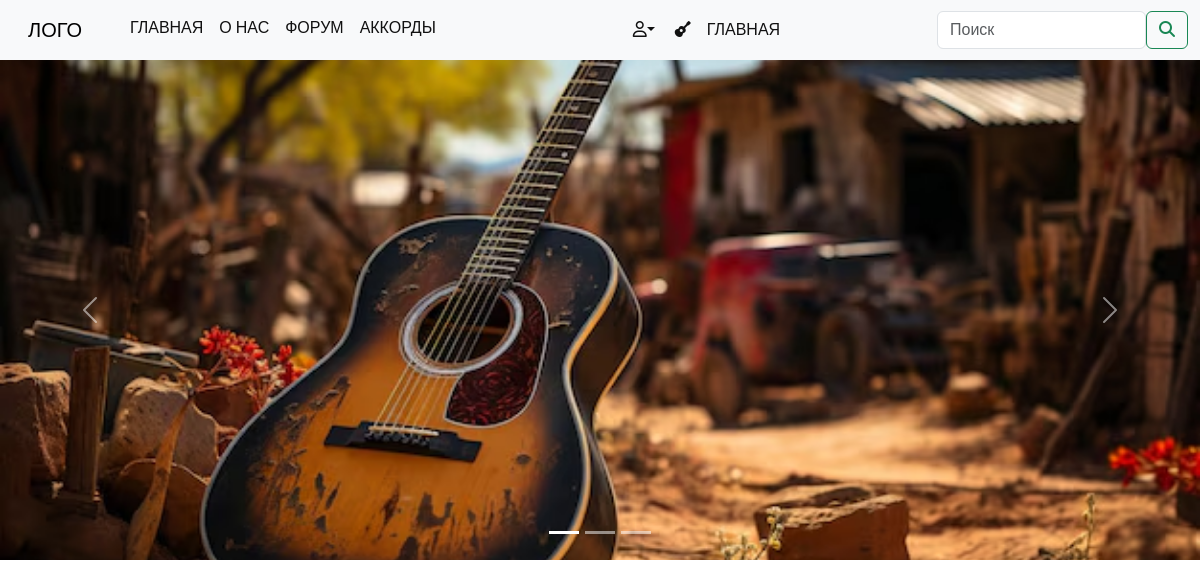
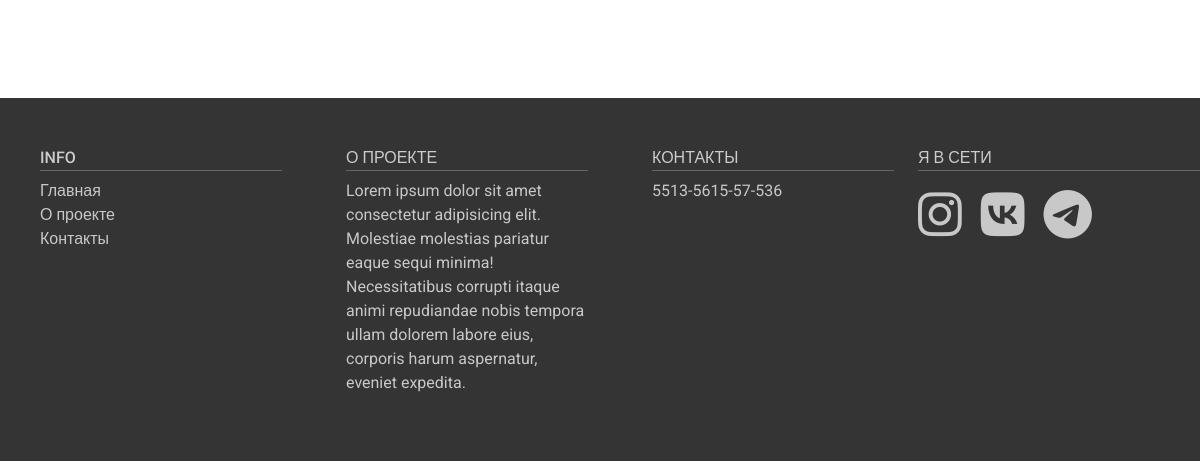
Before: / with the older database file (2 pictures, top to bottom).
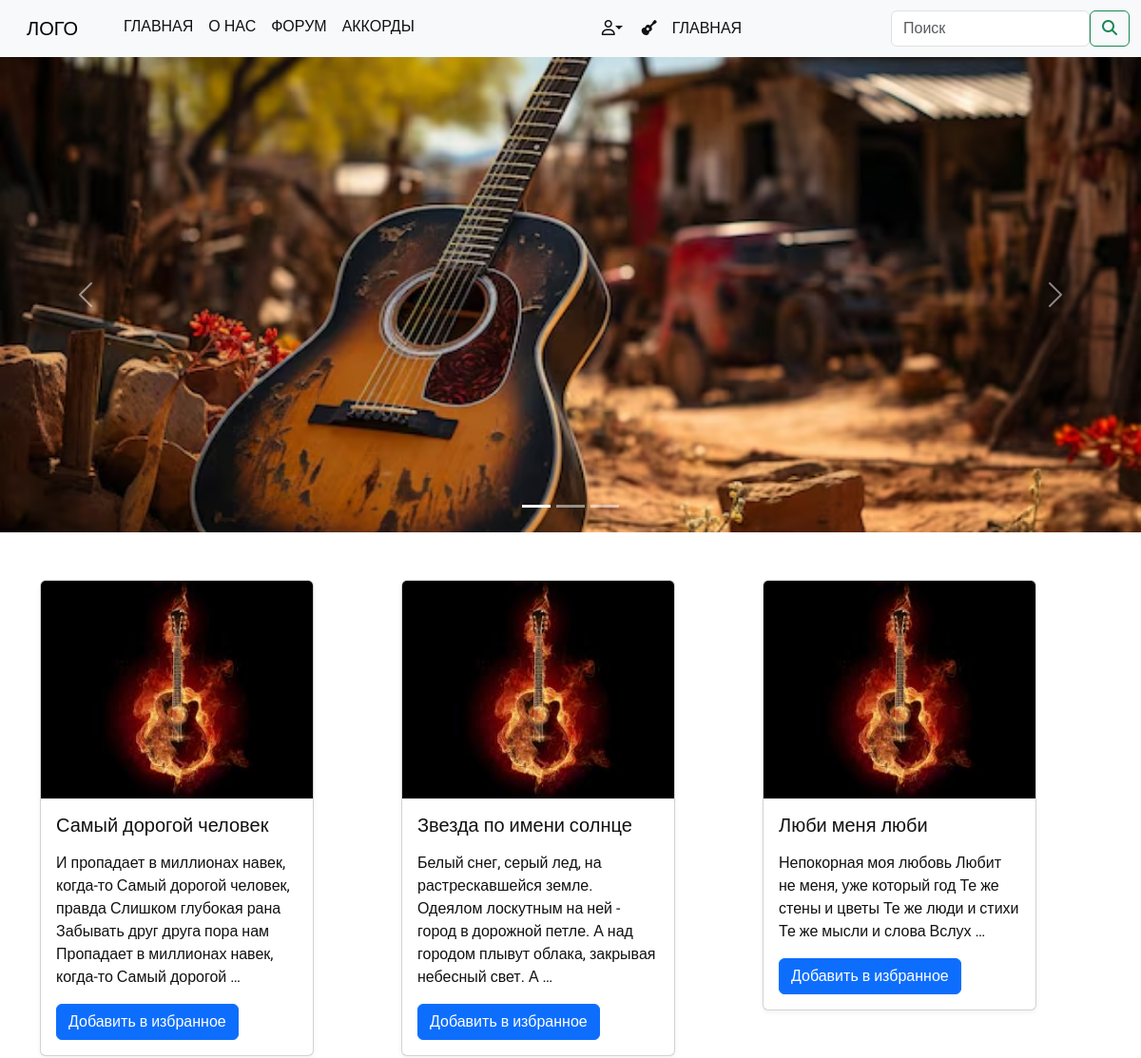
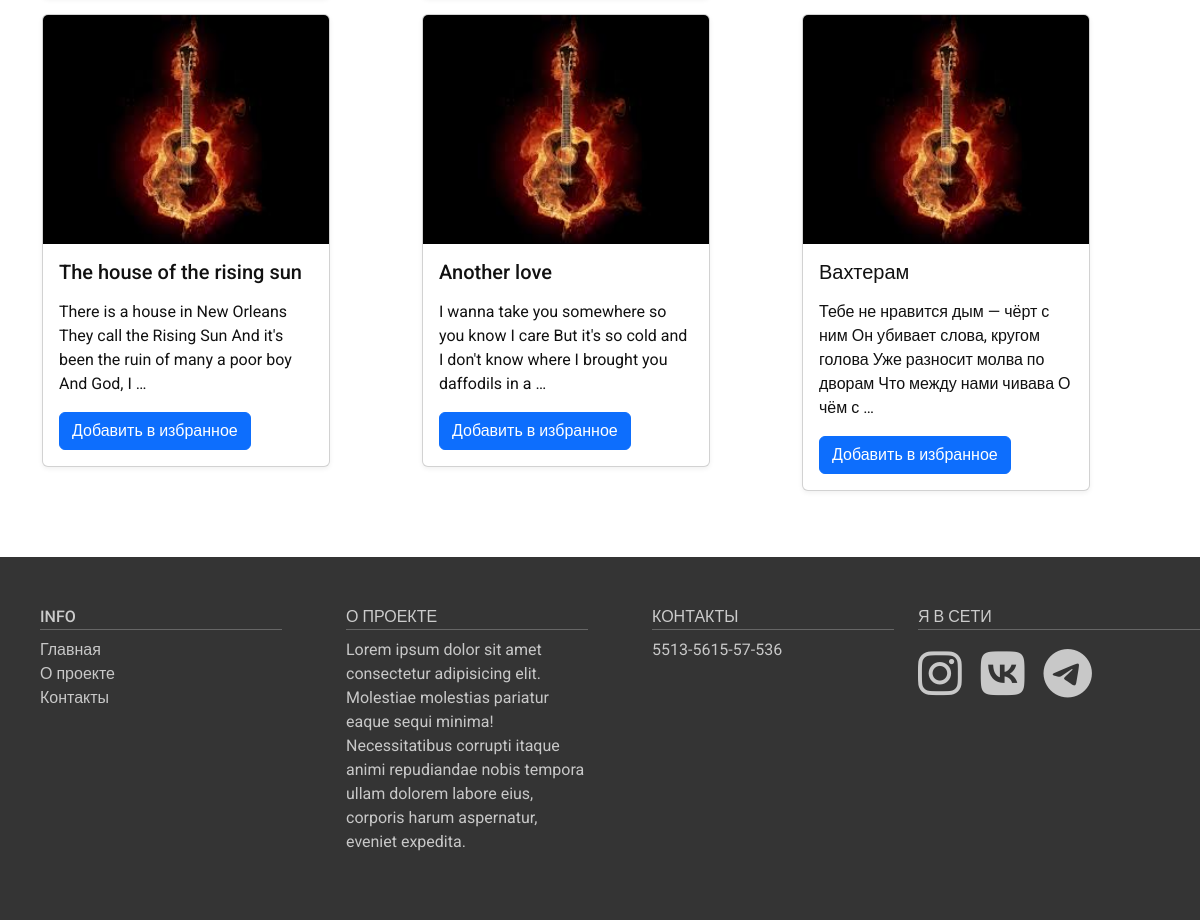
After: the same page with the newer database file (2 pictures, top to bottom).
### guitar/models.py (models this page shows, shortened)
class Sings(models.Model):
    title = models.CharField(max_length=50)
    slug = models.SlugField(max_length=255, unique=True,db_index=True)
    content = models.TextField(blank=True)
    time_create = models.DateTimeField(auto_now_add=True)
    time_update = models.DateTimeField(auto_now=True)
    is_published = models.BooleanField(default=True)
    class Meta:
        ordering = ["-time_create"]
        indexes = [
            models.Index(fields=["-time_create"]),
        ]
    def get_absolute_url(self):
        return reverse('sing', kwargs={'sing_slug':self.slug})

### guitar/views.py (the view)
# urls.py: path("", views.index, name="index"),
def index(request):
    sings = Sings.objects.filter(is_published=1)[:6]
    context={"sings": sings}
    return render(request, "guitar/index.html", context)

### guitar/templates/guitar/index.html (shortened to what this page needs)
{% extends 'base.html' %} {% load static %} {%block content%}
<div class="conteiner-fluid my-carusel">
  <div
    id="carouselExampleIndicators"
    class="carousel slide carousel-fade"
    data-bs-ride="carousel"
    data-bs-interval="5000"
  >
    <div class="carousel-indicators">
      <button
        type="button"
        data-bs-target="#carouselExampleIndicators"
        data-bs-slide-to="0"
        class="active"
        aria-current="true"
        aria-label="Slide 1"
      ></button>
      <button
        type="button"
        data-bs-target="#carouselExampleIndicators"
        data-bs-slide-to="1"
        aria-label="Slide 2"
      ></button>
      <button
        type="button"
        data-bs-target="#carouselExampleIndicators"
        data-bs-slide-to="2"
        aria-label="Slide 3"
      ></button>
    </div>
    <div class="carousel-inner">
      <div class="carousel-item active">
        <img
          src="{% static 'guitar/img/7.jpeg' %}"
          class="d-block w-100"
          alt="1"
        />
      </div>
    </div>
    <button
      class="carousel-control-prev"
      type="button"
      data-bs-target="#carouselExampleIndicators"
      data-bs-slide="prev"
    >
      <span class="carousel-control-prev-icon" aria-hidden="true"></span>
    </button>
    <button
      class="carousel-control-next"
      type="button"
      data-bs-target="#carouselExampleIndicators"
      data-bs-slide="next"
    >
      <span class="carousel-control-next-icon" aria-hidden="true"></span>
    </button>
  </div>
</div>
<section class="main-content">
  <div class="container">
    <div class="row">
      {%for sing in sings%}
      <div class="col-lg-4 col-sm-6 mb-3">
        <a href="{{sing.get_absolute_url}}" class="link-to-sing">
          <div class="card" style="width: 18rem">
            <img
              src="{% static 'guitar/img/5.jpeg' %}"
              class="card-img-top"
              alt="5"
            />
            <div class="card-body">
              <h5 class="card-title">{{sing.title}}</h5>
              <p class="card-text">
                {{sing.content|truncatewords:25|linebreaks}}
              </p>
              <a href="##" class="btn btn-primary">Добавить в избранное</a>
            </div>
          </div>
        </a>
      </div>
      {% endfor%}
    </div>
  </div>
</section>
{% endblock content%}

### templates/base.html (shortened to what this page needs)
{% load static %}
<!DOCTYPE html>
<html lang="en">
  <head>
    <link
      rel="stylesheet"
      href="https://cdn.jsdelivr.net/npm/bootstrap@5.3.3/dist/css/bootstrap.rtl.min.css"
    />
    <link rel="stylesheet" href="{% static 'guitar/css/main.css' %}" />
  </head>
  <body>
    <div class="page">
      <nav class="navbar navbar-expand-lg bg-body-tertiary">
        <div class="container-fluid">
          <a class="navbar-brand" href="#">ЛОГО</a>
          <div class="collapse navbar-collapse" id="navbarSupportedContent">
            <ul class="navbar-nav ms-auto mb-2 mb-lg-0 top-menu">
              <li class="nav-item">
                <a class="nav-link" href="{% url 'index' %}">Главная</a>
              </li>
              <li class="nav-item">
                <a class="nav-link" href="{% url 'about' %}">О нас</a>
              </li>
              <li class="nav-item">
                <a class="nav-link" href="#">Форум</a>
              </li>
              <li class="nav-item dropdown">
                <a
                  class="nav-link dropdown-toggle"
                  data-bs-toggle="dropdown"
                  href="#"
                  >Аккорды</a
                >
              </li>
            </ul>
            <ul class="navbar-nav ms-auto mb-2 mb-lg-0">
              <li class="nav-item dropdown">
                <a
                  class="nav-link dropdown-toggle"
                  data-bs-toggle="dropdown"
                  href="#"
                  ><i class="fa-regular fa-user"></i
                ></a>
              </li>
              <li class="nav-item">
                <a
                  class="nav-link"
                  href="#"
                  data-bs-toggle="modal"
                  data-bs-target="#modal-gituar"
                  ><i class="fa-solid fa-guitar"></i
                ></a>
              </li>
              <li class="nav-item">
                <a class="nav-link" href="#">Главная</a>
              </li>
            </ul>
            <form class="d-flex" role="search">
              <input
                class="form-control me-2"
                type="search"
                placeholder="Поиск"
                aria-label="Поиск"
              />
              <button class="btn btn-outline-success" type="submit">
                <i class="fa-solid fa-magnifying-glass"></i>
              </button>
            </form>
          </div>
        </div>
      </nav>
      {% block content%} {% endblock content%}
      <footer>
        <section class="footer">
          <div class="conteiner">
            <div class="row">
              <div class="col-md-3 col-6">
                <ul class="list-unstyled">
                  <li><h4>Info</h4></li>
                  <li><a href="#">Главная</a></li>
                  <li><a href="#">О проекте</a></li>
                  <li><a href="#">Контакты</a></li>
                </ul>
              </div>
              <div class="col-md-3 col-6">
                <ul class="list-unstyled">
                  <li><h4>О проекте</h4></li>
                  <li>
                    Lorem ipsum dolor sit amet consectetur adipisicing elit.
                    Molestiae molestias pariatur eaque sequi minima!
                    Necessitatibus corrupti itaque animi repudiandae nobis
                    tempora ullam dolorem labore eius, corporis harum
                    aspernatur, eveniet expedita.
                  </li>
                </ul>
              </div>
              <div class="col-md-3 col-6">
                <ul class="list-unstyled">
                  <li><h4>Контакты</h4></li>
                  <li><a href="tel: 5513561557536">5513-5615-57-536</a></li>
                </ul>
              </div>
              <div class="col-md-3 col-6">
                <h4>Я в сети</h4>
                <div class="footer-icons">
                  <a href="#"><i class="fa-brands fa-instagram"></i></a>
                  <a href="#"><i class="fa-brands fa-vk"></i></a>
                  <a href="#"><i class="fa-brands fa-telegram"></i></a>
                </div>
              </div>
            </div>
          </div>
        </section>
      </footer>
    </div>
  </body>
</html>

### guitar/static/guitar/css/main.css (style rules this page uses)
html { font-size: 16px; }
body { font-family: "Roboto", sans-serif; font-size: 16px; font-weight: 400; color: #000; background-color: #fff; min-width: 320px; }
img { max-width: 100%; height: auto; }
section { padding: 50px 0; }
a { color: #111; }
.page { overflow: hidden; display: flex; flex-direction: column; min-height: 100vh; }
.bg-body-tertiary .navbar-nav .nav-link { color: #111; font-weight: 500; text-transform: uppercase; }
.top-menu li a::after { content: ''; display: block; width: 100%; background-color: #ea0b0b; height: 1px; transition: all .3s; transform: scale(0); }
.my-carusel { padding: 0; }
.my-carusel .carousel-item { display: flex; max-height: 500px; }
.my-carusel .carousel-item img { object-fit: cover; }
.card { box-shadow: 0 2px 5px 0 rgba(0, 0, 0, 0.06); transition: all .3s; }
.link-to-sing { text-decoration: none; }
footer { margin-top: auto; }
.footer { background-color: #343434; }
.footer h4 { color: #ccc; text-transform: uppercase; font-size: 16px; border-bottom: 1px solid #666; padding-bottom: 3px; }
.footer a { text-decoration: none; transition: all .3s; }
.footer a, .footer li { color: #c8c8c8; }
.footer li a { display: block; }
.footer-icons a { display: inline-block; margin-right: 15px; font-size: 50px; }

Changed rows visible on the page:
added Sings: title "Самый дорогой человек", content "И пропадает в миллионах навек, когда-то Самый дорогой человек, правда Слишком глубокая рана Забывать друг друга пора нам Пропадает в миллионах навек, когда-то Самый дорогой …"
added Sings: title "Звезда по имени солнце", content "Белый снег, серый лед, на растрескавшейся земле. Одеялом лоскутным на ней - город в дорожной петле. А над городом плывут облака, закрывая небесный свет. А …"
added Sings: title "Люби меня люби", content "Непокорная моя любовь Любит не меня, уже который год Те же стены и цветы Те же люди и стихи Те же мысли и слова Вслух …"
added Sings: title "The house of the rising sun", content "There is a house in New Orleans They call the Rising Sun And it's been the ruin of many a poor boy And God, I …"
added Sings: title "Another love", content "I wanna take you somewhere so you know I care But it's so cold and I don't know where I brought you daffodils in a …"
added Sings: title "Вахтерам", content "Тебе не нравится дым — чёрт с ним Он убивает слова, кругом голова Уже разносит молва по дворам Что между нами чивава О чём с …"
